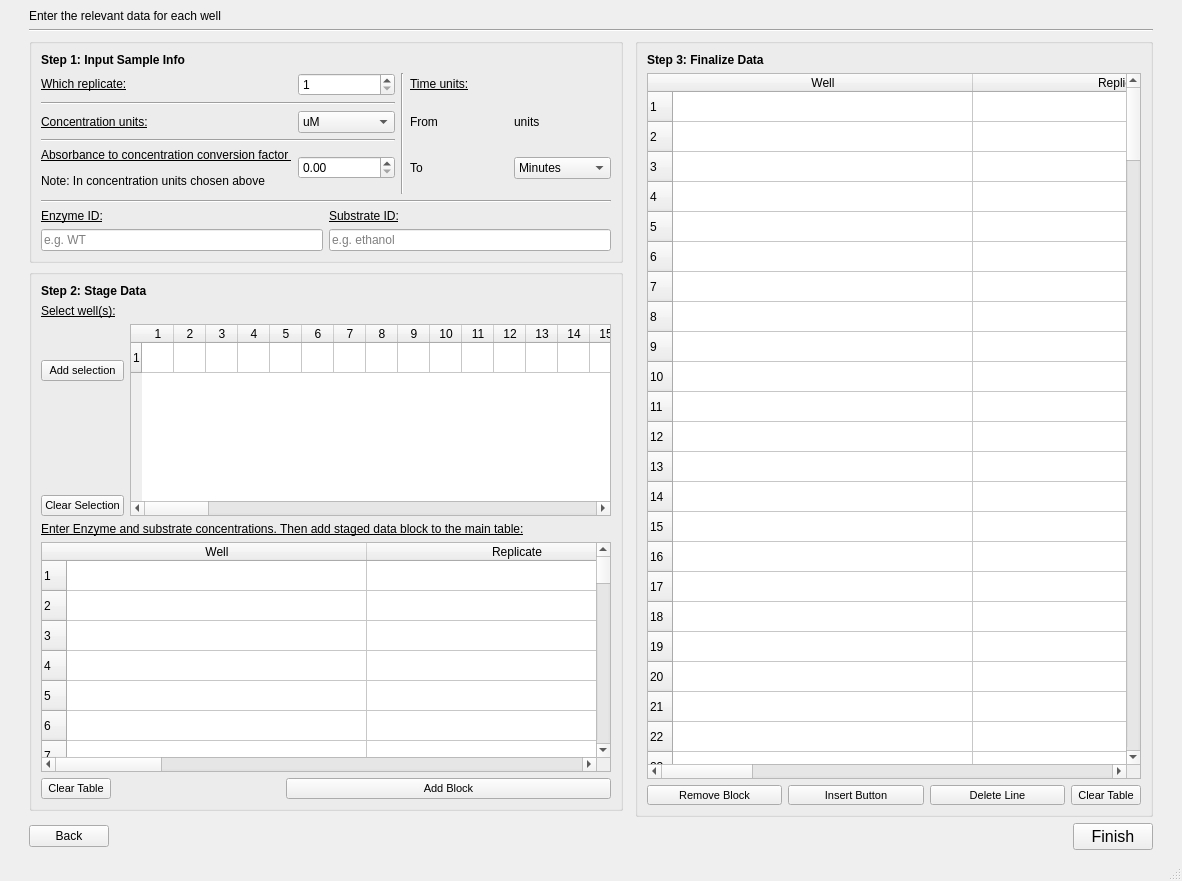
<?xml version="1.0" encoding="UTF-8"?>
<ui version="4.0">
 <class>MainWindow</class>
 <widget class="QMainWindow" name="MainWindow">
  <property name="geometry">
   <rect>
    <x>0</x>
    <y>0</y>
    <width>1182</width>
    <height>881</height>
   </rect>
  </property>
  <property name="sizePolicy">
   <sizepolicy hsizetype="Fixed" vsizetype="Fixed">
    <horstretch>0</horstretch>
    <verstretch>0</verstretch>
   </sizepolicy>
  </property>
  <property name="windowTitle">
   <string>Column Map Selection</string>
  </property>
  <widget class="QWidget" name="centralwidget">
   <layout class="QGridLayout" name="gridLayout_2">
    <item row="2" column="2">
     <widget class="QGroupBox" name="groupBox">
      <property name="title">
       <string/>
      </property>
      <layout class="QGridLayout" name="gridLayout_7">
       <item row="1" column="0">
        <layout class="QGridLayout" name="gridLayout_6">
         <item row="0" column="4">
          <widget class="QLabel" name="label_5">
           <property name="text">
            <string>&lt;html&gt;&lt;head/&gt;&lt;body&gt;&lt;p&gt;&lt;span style=&quot; text-decoration: underline;&quot;&gt;Time units:&lt;/span&gt;&lt;/p&gt;&lt;/body&gt;&lt;/html&gt;</string>
           </property>
          </widget>
         </item>
         <item row="0" column="0">
          <widget class="QLabel" name="label_2">
           <property name="text">
            <string>&lt;html&gt;&lt;head/&gt;&lt;body&gt;&lt;p&gt;&lt;span style=&quot; text-decoration: underline;&quot;&gt;Which replicate:&lt;/span&gt;&lt;/p&gt;&lt;/body&gt;&lt;/html&gt;</string>
           </property>
          </widget>
         </item>
         <item row="4" column="5">
          <widget class="QComboBox" name="to_combobox">
           <property name="currentIndex">
            <number>1</number>
           </property>
           <item>
            <property name="text">
             <string>Seconds</string>
            </property>
           </item>
           <item>
            <property name="text">
             <string>Minutes</string>
            </property>
           </item>
           <item>
            <property name="text">
             <string>Hours</string>
            </property>
           </item>
          </widget>
         </item>
         <item row="2" column="1">
          <widget class="QComboBox" name="conc_combobox">
           <property name="currentIndex">
            <number>2</number>
           </property>
           <item>
            <property name="text">
             <string>pM</string>
            </property>
           </item>
           <item>
            <property name="text">
             <string>nM</string>
            </property>
           </item>
           <item>
            <property name="text">
             <string>uM</string>
            </property>
           </item>
           <item>
            <property name="text">
             <string>mM</string>
            </property>
           </item>
          </widget>
         </item>
         <item row="0" column="3" rowspan="6">
          <widget class="Line" name="line_2">
           <property name="orientation">
            <enum>Qt::Vertical</enum>
           </property>
          </widget>
         </item>
         <item row="4" column="0">
          <widget class="QLabel" name="label_14">
           <property name="text">
            <string>&lt;html&gt;&lt;head/&gt;&lt;body&gt;&lt;p&gt;&lt;span style=&quot; text-decoration: underline;&quot;&gt;Absorbance to concentration conversion factor &lt;/span&gt;&lt;/p&gt;&lt;p&gt;Note: In concentration units chosen above&lt;/p&gt;&lt;/body&gt;&lt;/html&gt;</string>
           </property>
          </widget>
         </item>
         <item row="0" column="1">
          <widget class="QSpinBox" name="repl_spinbox">
           <property name="minimum">
            <number>1</number>
           </property>
          </widget>
         </item>
         <item row="1" column="0" colspan="2">
          <widget class="Line" name="line_4">
           <property name="orientation">
            <enum>Qt::Horizontal</enum>
           </property>
          </widget>
         </item>
         <item row="4" column="1">
          <widget class="QDoubleSpinBox" name="abs_to_conc_spinbox"/>
         </item>
         <item row="2" column="4">
          <widget class="QLabel" name="label_12">
           <property name="text">
            <string>From</string>
           </property>
          </widget>
         </item>
         <item row="2" column="5">
          <widget class="QLabel" name="initial_timeunits_label">
           <property name="text">
            <string>units</string>
           </property>
          </widget>
         </item>
         <item row="4" column="4">
          <widget class="QLabel" name="label_13">
           <property name="text">
            <string>To</string>
           </property>
          </widget>
         </item>
         <item row="2" column="0">
          <widget class="QLabel" name="label_7">
           <property name="text">
            <string>&lt;html&gt;&lt;head/&gt;&lt;body&gt;&lt;p&gt;&lt;span style=&quot; text-decoration: underline;&quot;&gt;Concentration units:&lt;/span&gt;&lt;/p&gt;&lt;/body&gt;&lt;/html&gt;</string>
           </property>
          </widget>
         </item>
         <item row="3" column="0" colspan="2">
          <widget class="Line" name="line_5">
           <property name="orientation">
            <enum>Qt::Horizontal</enum>
           </property>
          </widget>
         </item>
        </layout>
       </item>
       <item row="2" column="0">
        <layout class="QGridLayout" name="gridLayout_4">
         <item row="2" column="2" colspan="2">
          <widget class="QLineEdit" name="subid_lineedit">
           <property name="text">
            <string/>
           </property>
           <property name="placeholderText">
            <string>e.g. ethanol</string>
           </property>
          </widget>
         </item>
         <item row="1" column="0" colspan="2">
          <widget class="QLabel" name="label">
           <property name="text">
            <string>&lt;html&gt;&lt;head/&gt;&lt;body&gt;&lt;p&gt;&lt;span style=&quot; text-decoration: underline;&quot;&gt;Enzyme ID:&lt;/span&gt;&lt;/p&gt;&lt;/body&gt;&lt;/html&gt;</string>
           </property>
          </widget>
         </item>
         <item row="1" column="2" colspan="2">
          <widget class="QLabel" name="label_6">
           <property name="text">
            <string>&lt;html&gt;&lt;head/&gt;&lt;body&gt;&lt;p&gt;&lt;span style=&quot; text-decoration: underline;&quot;&gt;Substrate ID:&lt;/span&gt;&lt;/p&gt;&lt;/body&gt;&lt;/html&gt;</string>
           </property>
          </widget>
         </item>
         <item row="2" column="0" colspan="2">
          <widget class="QLineEdit" name="enzid_lineedit">
           <property name="placeholderText">
            <string>e.g. WT</string>
           </property>
          </widget>
         </item>
         <item row="0" column="0" colspan="4">
          <widget class="Line" name="line_3">
           <property name="orientation">
            <enum>Qt::Horizontal</enum>
           </property>
          </widget>
         </item>
        </layout>
       </item>
       <item row="0" column="0">
        <widget class="QLabel" name="label_8">
         <property name="text">
          <string>&lt;html&gt;&lt;head/&gt;&lt;body&gt;&lt;p&gt;&lt;span style=&quot; font-weight:600;&quot;&gt;Step 1: Input Sample Info&lt;/span&gt;&lt;/p&gt;&lt;/body&gt;&lt;/html&gt;</string>
         </property>
        </widget>
       </item>
      </layout>
     </widget>
    </item>
    <item row="5" column="4" alignment="Qt::AlignRight">
     <widget class="QPushButton" name="format_btn">
      <property name="font">
       <font>
        <pointsize>12</pointsize>
       </font>
      </property>
      <property name="text">
       <string>Finish</string>
      </property>
     </widget>
    </item>
    <item row="5" column="5">
     <spacer name="horizontalSpacer_2">
      <property name="orientation">
       <enum>Qt::Horizontal</enum>
      </property>
      <property name="sizeType">
       <enum>QSizePolicy::Fixed</enum>
      </property>
      <property name="sizeHint" stdset="0">
       <size>
        <width>20</width>
        <height>20</height>
       </size>
      </property>
     </spacer>
    </item>
    <item row="3" column="2">
     <widget class="QGroupBox" name="groupBox_2">
      <property name="title">
       <string/>
      </property>
      <layout class="QGridLayout" name="gridLayout_8">
       <item row="2" column="0">
        <layout class="QHBoxLayout" name="horizontalLayout_5">
         <item>
          <layout class="QVBoxLayout" name="verticalLayout">
           <item alignment="Qt::AlignVCenter">
            <widget class="QPushButton" name="addslct_btn">
             <property name="sizePolicy">
              <sizepolicy hsizetype="Minimum" vsizetype="Minimum">
               <horstretch>0</horstretch>
               <verstretch>0</verstretch>
              </sizepolicy>
             </property>
             <property name="font">
              <font>
               <pointsize>8</pointsize>
              </font>
             </property>
             <property name="text">
              <string>Add selection</string>
             </property>
            </widget>
           </item>
           <item alignment="Qt::AlignBottom">
            <widget class="QPushButton" name="clear_btn">
             <property name="sizePolicy">
              <sizepolicy hsizetype="Minimum" vsizetype="Minimum">
               <horstretch>0</horstretch>
               <verstretch>0</verstretch>
              </sizepolicy>
             </property>
             <property name="font">
              <font>
               <pointsize>8</pointsize>
              </font>
             </property>
             <property name="text">
              <string>Clear Selection</string>
             </property>
            </widget>
           </item>
          </layout>
         </item>
         <item>
          <widget class="QTableWidget" name="headers_table">
           <property name="sizePolicy">
            <sizepolicy hsizetype="Expanding" vsizetype="Preferred">
             <horstretch>0</horstretch>
             <verstretch>0</verstretch>
            </sizepolicy>
           </property>
           <property name="maximumSize">
            <size>
             <width>16777215</width>
             <height>300</height>
            </size>
           </property>
           <property name="editTriggers">
            <set>QAbstractItemView::AnyKeyPressed|QAbstractItemView::DoubleClicked</set>
           </property>
           <property name="selectionMode">
            <enum>QAbstractItemView::MultiSelection</enum>
           </property>
           <property name="rowCount">
            <number>1</number>
           </property>
           <property name="columnCount">
            <number>100</number>
           </property>
           <attribute name="horizontalHeaderMinimumSectionSize">
            <number>32</number>
           </attribute>
           <attribute name="horizontalHeaderDefaultSectionSize">
            <number>32</number>
           </attribute>
           <row/>
           <column/>
           <column/>
           <column/>
           <column/>
           <column/>
           <column/>
           <column/>
           <column/>
           <column/>
           <column/>
           <column/>
           <column/>
           <column/>
           <column/>
           <column/>
           <column/>
           <column/>
           <column/>
           <column/>
           <column/>
           <column/>
           <column/>
           <column/>
           <column/>
           <column/>
           <column/>
           <column/>
           <column/>
           <column/>
           <column/>
           <column/>
           <column/>
           <column/>
           <column/>
           <column/>
           <column/>
           <column/>
           <column/>
           <column/>
           <column/>
           <column/>
           <column/>
           <column/>
           <column/>
           <column/>
           <column/>
           <column/>
           <column/>
           <column/>
           <column/>
           <column/>
           <column/>
           <column/>
           <column/>
           <column/>
           <column/>
           <column/>
           <column/>
           <column/>
           <column/>
           <column/>
           <column/>
           <column/>
           <column/>
           <column/>
           <column/>
           <column/>
           <column/>
           <column/>
           <column/>
           <column/>
           <column/>
           <column/>
           <column/>
           <column/>
           <column/>
           <column/>
           <column/>
           <column/>
           <column/>
           <column/>
           <column/>
           <column/>
           <column/>
           <column/>
           <column/>
           <column/>
           <column/>
           <column/>
           <column/>
           <column/>
           <column/>
           <column/>
           <column/>
           <column/>
           <column/>
           <column/>
           <column/>
           <column/>
           <column/>
          </widget>
         </item>
        </layout>
       </item>
       <item row="1" column="0">
        <widget class="QLabel" name="label_3">
         <property name="sizePolicy">
          <sizepolicy hsizetype="Preferred" vsizetype="Preferred">
           <horstretch>0</horstretch>
           <verstretch>0</verstretch>
          </sizepolicy>
         </property>
         <property name="text">
          <string>&lt;html&gt;&lt;head/&gt;&lt;body&gt;&lt;p&gt;&lt;span style=&quot; text-decoration: underline;&quot;&gt;Select well(s):&lt;/span&gt;&lt;/p&gt;&lt;/body&gt;&lt;/html&gt;</string>
         </property>
        </widget>
       </item>
       <item row="0" column="0">
        <widget class="QLabel" name="label_9">
         <property name="text">
          <string>&lt;html&gt;&lt;head/&gt;&lt;body&gt;&lt;p&gt;&lt;span style=&quot; font-weight:600;&quot;&gt;Step 2: Stage Data&lt;/span&gt;&lt;/p&gt;&lt;/body&gt;&lt;/html&gt;</string>
         </property>
        </widget>
       </item>
       <item row="3" column="0">
        <layout class="QGridLayout" name="gridLayout_5">
         <item row="1" column="0" colspan="3">
          <widget class="QTableWidget" name="settable">
           <property name="focusPolicy">
            <enum>Qt::StrongFocus</enum>
           </property>
           <property name="toolTip">
            <string/>
           </property>
           <property name="selectionMode">
            <enum>QAbstractItemView::ExtendedSelection</enum>
           </property>
           <property name="selectionBehavior">
            <enum>QAbstractItemView::SelectItems</enum>
           </property>
           <property name="sortingEnabled">
            <bool>false</bool>
           </property>
           <property name="wordWrap">
            <bool>false</bool>
           </property>
           <property name="rowCount">
            <number>100</number>
           </property>
           <property name="columnCount">
            <number>5</number>
           </property>
           <attribute name="horizontalHeaderCascadingSectionResizes">
            <bool>false</bool>
           </attribute>
           <attribute name="horizontalHeaderMinimumSectionSize">
            <number>17</number>
           </attribute>
           <attribute name="horizontalHeaderDefaultSectionSize">
            <number>300</number>
           </attribute>
           <attribute name="horizontalHeaderShowSortIndicator" stdset="0">
            <bool>false</bool>
           </attribute>
           <attribute name="horizontalHeaderStretchLastSection">
            <bool>false</bool>
           </attribute>
           <row/>
           <row/>
           <row/>
           <row/>
           <row/>
           <row/>
           <row/>
           <row/>
           <row/>
           <row/>
           <row/>
           <row/>
           <row/>
           <row/>
           <row/>
           <row/>
           <row/>
           <row/>
           <row/>
           <row/>
           <row/>
           <row/>
           <row/>
           <row/>
           <row/>
           <row/>
           <row/>
           <row/>
           <row/>
           <row/>
           <row/>
           <row/>
           <row/>
           <row/>
           <row/>
           <row/>
           <row/>
           <row/>
           <row/>
           <row/>
           <row/>
           <row/>
           <row/>
           <row/>
           <row/>
           <row/>
           <row/>
           <row/>
           <row/>
           <row/>
           <row/>
           <row/>
           <row/>
           <row/>
           <row/>
           <row/>
           <row/>
           <row/>
           <row/>
           <row/>
           <row/>
           <row/>
           <row/>
           <row/>
           <row/>
           <row/>
           <row/>
           <row/>
           <row/>
           <row/>
           <row/>
           <row/>
           <row/>
           <row/>
           <row/>
           <row/>
           <row/>
           <row/>
           <row/>
           <row/>
           <row/>
           <row/>
           <row/>
           <row/>
           <row/>
           <row/>
           <row/>
           <row/>
           <row/>
           <row/>
           <row/>
           <row/>
           <row/>
           <row/>
           <row/>
           <row/>
           <row/>
           <row/>
           <row/>
           <row/>
           <column>
            <property name="text">
             <string>Well</string>
            </property>
           </column>
           <column>
            <property name="text">
             <string>Replicate</string>
            </property>
           </column>
           <column>
            <property name="text">
             <string>Sample ID</string>
            </property>
           </column>
           <column>
            <property name="text">
             <string>[Substrate]</string>
            </property>
           </column>
           <column>
            <property name="text">
             <string>[Enzyme]</string>
            </property>
           </column>
          </widget>
         </item>
         <item row="4" column="0" alignment="Qt::AlignLeft">
          <widget class="QToolButton" name="cleartab_btn">
           <property name="sizePolicy">
            <sizepolicy hsizetype="Minimum" vsizetype="Minimum">
             <horstretch>0</horstretch>
             <verstretch>0</verstretch>
            </sizepolicy>
           </property>
           <property name="font">
            <font>
             <pointsize>8</pointsize>
            </font>
           </property>
           <property name="text">
            <string>Clear Table</string>
           </property>
          </widget>
         </item>
         <item row="4" column="1" colspan="2">
          <widget class="QPushButton" name="add_btn">
           <property name="sizePolicy">
            <sizepolicy hsizetype="Minimum" vsizetype="Minimum">
             <horstretch>0</horstretch>
             <verstretch>0</verstretch>
            </sizepolicy>
           </property>
           <property name="font">
            <font>
             <pointsize>8</pointsize>
            </font>
           </property>
           <property name="text">
            <string>Add Block</string>
           </property>
          </widget>
         </item>
         <item row="0" column="0" colspan="2">
          <widget class="QLabel" name="label_11">
           <property name="text">
            <string>&lt;html&gt;&lt;head/&gt;&lt;body&gt;&lt;p&gt;&lt;span style=&quot; text-decoration: underline;&quot;&gt;Enter Enzyme and substrate concentrations. Then add staged data block to the main table:&lt;/span&gt;&lt;/p&gt;&lt;/body&gt;&lt;/html&gt;</string>
           </property>
          </widget>
         </item>
        </layout>
       </item>
      </layout>
     </widget>
    </item>
    <item row="0" column="2">
     <widget class="QLabel" name="label_4">
      <property name="text">
       <string>Enter the relevant data for each well</string>
      </property>
     </widget>
    </item>
    <item row="5" column="2" alignment="Qt::AlignLeft">
     <widget class="QPushButton" name="back_btn">
      <property name="text">
       <string>Back</string>
      </property>
     </widget>
    </item>
    <item row="1" column="2" colspan="3">
     <widget class="Line" name="line">
      <property name="orientation">
       <enum>Qt::Horizontal</enum>
      </property>
     </widget>
    </item>
    <item row="2" column="4" rowspan="3">
     <widget class="QGroupBox" name="groupBox_3">
      <property name="title">
       <string/>
      </property>
      <layout class="QGridLayout" name="gridLayout">
       <item row="2" column="0">
        <layout class="QGridLayout" name="gridLayout_3">
         <item row="1" column="0">
          <layout class="QHBoxLayout" name="horizontalLayout_2">
           <item>
            <widget class="QToolButton" name="remove_btn">
             <property name="sizePolicy">
              <sizepolicy hsizetype="Minimum" vsizetype="Minimum">
               <horstretch>0</horstretch>
               <verstretch>0</verstretch>
              </sizepolicy>
             </property>
             <property name="font">
              <font>
               <pointsize>8</pointsize>
              </font>
             </property>
             <property name="text">
              <string>Remove Block</string>
             </property>
            </widget>
           </item>
           <item>
            <widget class="QToolButton" name="insert_btn">
             <property name="sizePolicy">
              <sizepolicy hsizetype="Minimum" vsizetype="Minimum">
               <horstretch>0</horstretch>
               <verstretch>0</verstretch>
              </sizepolicy>
             </property>
             <property name="font">
              <font>
               <pointsize>8</pointsize>
              </font>
             </property>
             <property name="text">
              <string>Insert Button</string>
             </property>
            </widget>
           </item>
           <item>
            <widget class="QToolButton" name="delete_btn">
             <property name="sizePolicy">
              <sizepolicy hsizetype="Minimum" vsizetype="Minimum">
               <horstretch>0</horstretch>
               <verstretch>0</verstretch>
              </sizepolicy>
             </property>
             <property name="font">
              <font>
               <pointsize>8</pointsize>
              </font>
             </property>
             <property name="text">
              <string>Delete Line</string>
             </property>
            </widget>
           </item>
           <item>
            <widget class="QToolButton" name="clearmaintab_btn">
             <property name="sizePolicy">
              <sizepolicy hsizetype="Maximum" vsizetype="Minimum">
               <horstretch>0</horstretch>
               <verstretch>0</verstretch>
              </sizepolicy>
             </property>
             <property name="font">
              <font>
               <pointsize>8</pointsize>
              </font>
             </property>
             <property name="text">
              <string>Clear Table</string>
             </property>
            </widget>
           </item>
          </layout>
         </item>
        </layout>
       </item>
       <item row="1" column="0">
        <widget class="QTableWidget" name="maintable">
         <property name="selectionBehavior">
          <enum>QAbstractItemView::SelectItems</enum>
         </property>
         <property name="rowCount">
          <number>200</number>
         </property>
         <attribute name="horizontalHeaderDefaultSectionSize">
          <number>300</number>
         </attribute>
         <row/>
         <row/>
         <row/>
         <row/>
         <row/>
         <row/>
         <row/>
         <row/>
         <row/>
         <row/>
         <row/>
         <row/>
         <row/>
         <row/>
         <row/>
         <row/>
         <row/>
         <row/>
         <row/>
         <row/>
         <row/>
         <row/>
         <row/>
         <row/>
         <row/>
         <row/>
         <row/>
         <row/>
         <row/>
         <row/>
         <row/>
         <row/>
         <row/>
         <row/>
         <row/>
         <row/>
         <row/>
         <row/>
         <row/>
         <row/>
         <row/>
         <row/>
         <row/>
         <row/>
         <row/>
         <row/>
         <row/>
         <row/>
         <row/>
         <row/>
         <row/>
         <row/>
         <row/>
         <row/>
         <row/>
         <row/>
         <row/>
         <row/>
         <row/>
         <row/>
         <row/>
         <row/>
         <row/>
         <row/>
         <row/>
         <row/>
         <row/>
         <row/>
         <row/>
         <row/>
         <row/>
         <row/>
         <row/>
         <row/>
         <row/>
         <row/>
         <row/>
         <row/>
         <row/>
         <row/>
         <row/>
         <row/>
         <row/>
         <row/>
         <row/>
         <row/>
         <row/>
         <row/>
         <row/>
         <row/>
         <row/>
         <row/>
         <row/>
         <row/>
         <row/>
         <row/>
         <row/>
         <row/>
         <row/>
         <row/>
         <row/>
         <row/>
         <row/>
         <row/>
         <row/>
         <row/>
         <row/>
         <row/>
         <row/>
         <row/>
         <row/>
         <row/>
         <row/>
         <row/>
         <row/>
         <row/>
         <row/>
         <row/>
         <row/>
         <row/>
         <row/>
         <row/>
         <row/>
         <row/>
         <row/>
         <row/>
         <row/>
         <row/>
         <row/>
         <row/>
         <row/>
         <row/>
         <row/>
         <row/>
         <row/>
         <row/>
         <row/>
         <row/>
         <row/>
         <row/>
         <row/>
         <row/>
         <row/>
         <row/>
         <row/>
         <row/>
         <row/>
         <row/>
         <row/>
         <row/>
         <row/>
         <row/>
         <row/>
         <row/>
         <row/>
         <row/>
         <row/>
         <row/>
         <row/>
         <row/>
         <row/>
         <row/>
         <row/>
         <row/>
         <row/>
         <row/>
         <row/>
         <row/>
         <row/>
         <row/>
         <row/>
         <row/>
         <row/>
         <row/>
         <row/>
         <row/>
         <row/>
         <row/>
         <row/>
         <row/>
         <row/>
         <row/>
         <row/>
         <row/>
         <row/>
         <row/>
         <row/>
         <row/>
         <row/>
         <row/>
         <row/>
         <row/>
         <row/>
         <row/>
         <row/>
         <row/>
         <row/>
         <row/>
         <row/>
         <row/>
         <column>
          <property name="text">
           <string>Well</string>
          </property>
         </column>
         <column>
          <property name="text">
           <string>Replicate</string>
          </property>
         </column>
         <column>
          <property name="text">
           <string>Sample ID</string>
          </property>
         </column>
         <column>
          <property name="text">
           <string>[Substrate]</string>
          </property>
         </column>
         <column>
          <property name="text">
           <string>[Enzyme]</string>
          </property>
         </column>
        </widget>
       </item>
       <item row="0" column="0">
        <widget class="QLabel" name="label_10">
         <property name="text">
          <string>&lt;html&gt;&lt;head/&gt;&lt;body&gt;&lt;p&gt;&lt;span style=&quot; font-weight:600;&quot;&gt;Step 3: Finalize Data&lt;/span&gt;&lt;/p&gt;&lt;/body&gt;&lt;/html&gt;</string>
         </property>
        </widget>
       </item>
      </layout>
     </widget>
    </item>
    <item row="5" column="0">
     <spacer name="horizontalSpacer">
      <property name="orientation">
       <enum>Qt::Horizontal</enum>
      </property>
      <property name="sizeType">
       <enum>QSizePolicy::Fixed</enum>
      </property>
      <property name="sizeHint" stdset="0">
       <size>
        <width>20</width>
        <height>20</height>
       </size>
      </property>
     </spacer>
    </item>
   </layout>
  </widget>
  <widget class="QMenuBar" name="menubar">
   <property name="geometry">
    <rect>
     <x>0</x>
     <y>0</y>
     <width>1182</width>
     <height>22</height>
    </rect>
   </property>
  </widget>
  <widget class="QStatusBar" name="statusbar"/>
 </widget>
 <resources/>
 <connections/>
</ui>
